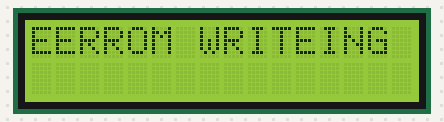
A sketch run on a simulated ESP8266 (NodeMCU). Parts: 16×2 character LCD. EEPROM starts erased; what the sketch prints to the serial monitor is not drawn.

Above: at 0.1 s.
At 5.2 s:
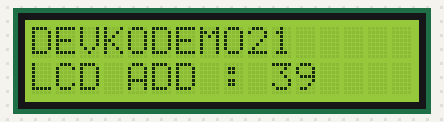
At 8.2 s:
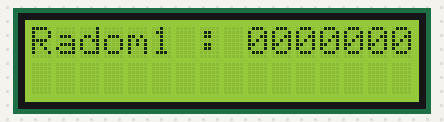

Measured:
- what the display in image 1 shows lasts 3.1 s, from 5.1 s to 8.2 s

The sketch:

DEVID_TOCKEN_LCD_V7.0.ino
```cpp
#include "IdGuard.h"
#include <Wire.h>
#include <EEPROM.h>
#include "LiquidCrystal_I2C.h"

// Set the LCD address to 0x27 or 0x3F as per LCD//////////////////////////

byte LCD_ADD = 0x27;

LiquidCrystal_I2C lcd(LCD_ADD, 16, 2);

String DEVICE_ID = "DEVKODEMO21";    // Enter Device ID///////////////////////
                                     // 0000000000000000
String random1 = "0000000000000000"; //clear tocken or relpace with letest tocken/////////

#define _DEBUG                       // UNCOMMENT FOR DEBUGGING//////////////////////////

#define _WRITE_LCD_EEPROM            // UNCOMMENT FOR WRITEING LCD I2C ADDRESS TO EEPROM ///////

#define _WRITE_DEVICE_ID_EEPROM      // UNCOMMENT FOR WRITEING DEVICE ID TO EEPROM ///////

#define _WRITE_TOCKEN_EEPROM         // UNCOMMENT FOR WRITEING TOCKEN ID TO EEPROM ///////


String deviceid = "";
String retrievedString = "";
int ledPin = D0;

#ifdef _WRITE_TOCKEN_EEPROM

void writeStringToEEPROM(int addrOffset, const String &strToWrite)
{
  byte len = strToWrite.length();
  EEPROM.write(addrOffset, len);
  for (int i = 0; i < len; i++)
  {
    EEPROM.write(addrOffset + 1 + i, strToWrite[i]);
  }
  EEPROM.commit();
}
String readStringFromEEPROM(int addrOffset)
{
  int newStrLen = EEPROM.read(addrOffset);
  char data[newStrLen + 1];
  for (int i = 0; i < newStrLen; i++)
  {
    data[i] = EEPROM.read(addrOffset + 1 + i);
    delay(1);
  }
  data[newStrLen] = '\0'; // !!! NOTE !!! Remove the space between the slash "/" and "0" (I've added a space because otherwise there is a display bug)
  return String(data);
}
#endif


#ifdef  _WRITE_LCD_EEPROM
void LCD_ADD_EEPROM_WR()
{
#ifdef _DEBUG
  Serial.print("Write LCD I2C ADDRESS TO 400 = ");
  Serial.println(LCD_ADD, HEX);
#endif
  EEPROM.write(400, LCD_ADD);
  delay(1);
  EEPROM.commit();
}

byte LCD_ADD_EEPROM_RD()
{
#ifdef _DEBUG
  Serial.print("READ LCD I2C ADDRESS AT 400 =");
  Serial.println(EEPROM.read(400), HEX);
#endif
  return (EEPROM.read(400));
}
#endif

void setup() {

  // initialize the LCD
  lcd.begin();
  // Turn on the blacklight and print a message.
  lcd.backlight();
  lcd.print("EERROM WRITEING");

#ifdef _DEBUG
  Serial.begin(115200);
  while (!Serial) {
    ; // wait for serial port to connect. Needed for native USB port only
  }
  Serial.println("serial start");
#endif

  EEPROM.begin(512); //Initialasing EEPROM


#ifdef  _WRITE_DEVICE_ID_EEPROM

  IdGuard.offset = 300;
  IdGuard.error_led_pin = ledPin;
  IdGuard.writeIdAndRestartDevice(DEVICE_ID, DEVICE_ID.length());
#ifdef _DEBUG
  Serial.println("write Id And Restart Device");
#endif
  IdGuard.forceId(DEVICE_ID);

#ifdef _DEBUG
  Serial.println(DEVICE_ID);
#endif
  deviceid = IdGuard.readId();   // Only reads ID from EEPROM.
#ifdef _DEBUG
  Serial.println(deviceid);
#endif

#endif

  delay(1000);


#ifdef _WRITE_TOCKEN_EEPROM

#ifdef _DEBUG
  Serial.println();
  Serial.println();
  Serial.println("EEPROM Write Tocken");
#endif
  delay(1000);

#ifdef _DEBUG
  Serial.println(random1);
#endif
  delay(1000);
  writeStringToEEPROM(350, random1 );  // Tocken
  delay(1000);

  retrievedString = readStringFromEEPROM(350);
  delay(1000);

#ifdef _DEBUG
  Serial.println("The String we read from EEPROM: ");
  Serial.println(retrievedString);
#endif

#endif


#ifdef _WRITE_LCD_EEPROM

  LCD_ADD_EEPROM_WR();

  LCD_ADD_EEPROM_RD();

#endif

}

void loop()
{
#ifdef _DEBUG
  Serial.print("DEVICE ID : ");
  Serial.println(deviceid);
  Serial.print("LCD ADDRESS : ");
  Serial.println(LCD_ADD);
  Serial.print("TOCKEN ID : ");
  Serial.println(retrievedString);
#endif

  lcd.clear();
  lcd.setCursor(0, 0);
  lcd.print(deviceid);
  lcd.setCursor(0, 1);
  lcd.print("LCD ADD : ");
  lcd.print(LCD_ADD);
  delay(3000);
  lcd.clear();
  lcd.setCursor(0, 0);
  lcd.print("Radom1 : ");
  lcd.print(retrievedString);
  delay(3000);
}
```

IdGuard.h
```cpp
#pragma once

#include <EEPROM.h>

class IdGuardClass
{
  public:
    uint8_t error_led_pin = -1;
    int offset;
    String readId();
    void forceId(String myId);
    void writeIdAndRestartDevice(String myId, uint8_t siz);
  private:
    void _resetDevice();
    void _ledBlink(bool dot);

};

void IdGuardClass::forceId(String myId) {
  String rid = readId();

  if (rid != myId) {
    // _resetDevice();
    //ESP.reset();
  }

}

void IdGuardClass::writeIdAndRestartDevice(String myId, uint8_t siz) {
  int i;
  String rid = readId();
  if (rid != myId) {

    for (i = 0 ; i < 20 ; i++) {
      EEPROM.write(offset + i, 0);
    }

    for (i = 0; i < siz; ++i)
    {
      EEPROM.write(offset + i, myId[i]);
    }
    EEPROM.write(offset + i + 1 , '\0');

    EEPROM.commit();
  }

  //_resetDevice();
  //ESP.reset();
}

String IdGuardClass::readId() {
  String rid = "";
  for (int i = 0; i < 20; ++i)
  {
    if (EEPROM.read(offset + i) == '\0')
      break;
    rid += char(EEPROM.read(offset + i));
  }
  return (rid);
}

void IdGuardClass::_resetDevice() {

  if (error_led_pin >= 0) {
    pinMode(error_led_pin, OUTPUT);

    // I
    _ledBlink(true);
    _ledBlink(true);
    delay(1000);
    // D
    _ledBlink(false);
    _ledBlink(true);
    _ledBlink(true);
    delay(2000);
  }

  //  void(* resetFunc) (void) = 0;  // declare reset fuction at address 0
  //  resetFunc();
  //ESP.reset();
}

void IdGuardClass::_ledBlink(bool dot) {
  digitalWrite(error_led_pin, HIGH);
  delay(dot ? 300 : 1000);
  digitalWrite(error_led_pin, LOW);
  delay(300);
}

static IdGuardClass IdGuard;
```
